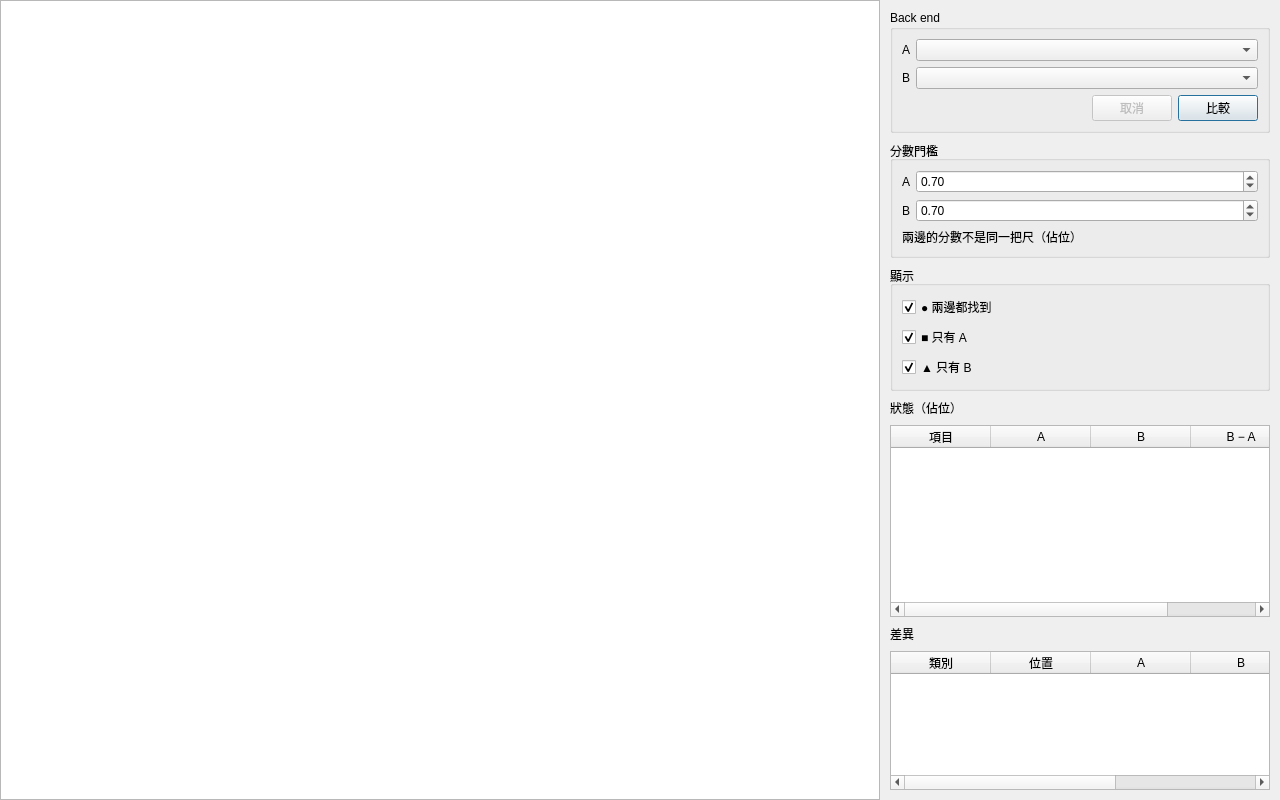
<?xml version="1.0" encoding="UTF-8"?>
<ui version="4.0">
 <class>aoi::ui::CompareWindow</class>
 <widget class="QWidget" name="CompareWindow">
  <property name="geometry">
   <rect>
    <x>0</x>
    <y>0</y>
    <width>1280</width>
    <height>800</height>
   </rect>
  </property>
  <property name="windowTitle">
   <string notr="true">A/B 比較</string>
  </property>
  <layout class="QHBoxLayout" name="columns" stretch="1,0">
   <property name="spacing">
    <number>0</number>
   </property>
   <property name="leftMargin">
    <number>0</number>
   </property>
   <property name="topMargin">
    <number>0</number>
   </property>
   <property name="rightMargin">
    <number>0</number>
   </property>
   <property name="bottomMargin">
    <number>0</number>
   </property>
   <item>
    <widget class="aoi::ui::ImageCanvas" name="compareCanvas"/>
   </item>
   <item>
    <widget class="QWidget" name="side">
     <property name="minimumSize">
      <size>
       <width>400</width>
       <height>0</height>
      </size>
     </property>
     <property name="maximumSize">
      <size>
       <width>480</width>
       <height>16777215</height>
      </size>
     </property>
     <layout class="QVBoxLayout" name="sideColumn" stretch="0,0,0,0,0,0,1">
      <property name="spacing">
       <number>8</number>
      </property>
      <property name="leftMargin">
       <number>10</number>
      </property>
      <property name="topMargin">
       <number>10</number>
      </property>
      <property name="rightMargin">
       <number>10</number>
      </property>
      <property name="bottomMargin">
       <number>10</number>
      </property>
      <item>
       <widget class="QGroupBox" name="backendsBox">
        <property name="title">
         <string notr="true">Back end</string>
        </property>
        <layout class="QGridLayout" name="backendsGrid" columnstretch="0,1">
         <item row="0" column="0">
          <widget class="QLabel" name="labelA">
           <property name="text">
            <string notr="true">A</string>
           </property>
          </widget>
         </item>
         <item row="0" column="1">
          <widget class="QComboBox" name="backendA"/>
         </item>
         <item row="1" column="0">
          <widget class="QLabel" name="labelB">
           <property name="text">
            <string notr="true">B</string>
           </property>
          </widget>
         </item>
         <item row="1" column="1">
          <widget class="QComboBox" name="backendB"/>
         </item>
         <item row="2" column="0" colspan="2">
          <layout class="QHBoxLayout" name="buttonRow">
           <item>
            <spacer name="buttonSpacer">
             <property name="orientation">
              <enum>Qt::Orientation::Horizontal</enum>
             </property>
             <property name="sizeHint" stdset="0">
              <size>
               <width>0</width>
               <height>0</height>
              </size>
             </property>
            </spacer>
           </item>
           <item>
            <widget class="QPushButton" name="cancelButton">
             <property name="enabled">
              <bool>false</bool>
             </property>
             <property name="text">
              <string notr="true">取消</string>
             </property>
            </widget>
           </item>
           <item>
            <widget class="QPushButton" name="runButton">
             <property name="text">
              <string notr="true">比較</string>
             </property>
             <property name="default">
              <bool>true</bool>
             </property>
            </widget>
           </item>
          </layout>
         </item>
        </layout>
       </widget>
      </item>
      <item>
       <widget class="QGroupBox" name="thresholdsBox">
        <property name="title">
         <string notr="true">分數門檻</string>
        </property>
        <layout class="QGridLayout" name="thresholdsGrid" columnstretch="0,1">
         <item row="0" column="0">
          <widget class="QLabel" name="thresholdLabelA">
           <property name="text">
            <string notr="true">A</string>
           </property>
          </widget>
         </item>
         <item row="0" column="1">
          <widget class="QDoubleSpinBox" name="thresholdA">
           <property name="keyboardTracking">
            <bool>false</bool>
           </property>
           <property name="decimals">
            <number>2</number>
           </property>
           <property name="minimum">
            <double>0.300000000000000</double>
           </property>
           <property name="maximum">
            <double>0.990000000000000</double>
           </property>
           <property name="singleStep">
            <double>0.010000000000000</double>
           </property>
           <property name="value">
            <double>0.700000000000000</double>
           </property>
          </widget>
         </item>
         <item row="1" column="0">
          <widget class="QLabel" name="thresholdLabelB">
           <property name="text">
            <string notr="true">B</string>
           </property>
          </widget>
         </item>
         <item row="1" column="1">
          <widget class="QDoubleSpinBox" name="thresholdB">
           <property name="keyboardTracking">
            <bool>false</bool>
           </property>
           <property name="decimals">
            <number>2</number>
           </property>
           <property name="minimum">
            <double>0.300000000000000</double>
           </property>
           <property name="maximum">
            <double>0.990000000000000</double>
           </property>
           <property name="singleStep">
            <double>0.010000000000000</double>
           </property>
           <property name="value">
            <double>0.700000000000000</double>
           </property>
          </widget>
         </item>
         <item row="2" column="0" colspan="2">
          <widget class="QLabel" name="thresholdNote">
           <property name="text">
            <string notr="true">兩邊的分數不是同一把尺（佔位）</string>
           </property>
           <property name="wordWrap">
            <bool>true</bool>
           </property>
          </widget>
         </item>
        </layout>
       </widget>
      </item>
      <item>
       <widget class="QGroupBox" name="legendBox">
        <property name="title">
         <string notr="true">顯示</string>
        </property>
        <layout class="QVBoxLayout" name="legendColumn">
         <item>
          <widget class="QCheckBox" name="showBoth">
           <property name="text">
            <string notr="true">● 兩邊都找到</string>
           </property>
           <property name="checked">
            <bool>true</bool>
           </property>
          </widget>
         </item>
         <item>
          <widget class="QCheckBox" name="showOnlyA">
           <property name="text">
            <string notr="true">■ 只有 A</string>
           </property>
           <property name="checked">
            <bool>true</bool>
           </property>
          </widget>
         </item>
         <item>
          <widget class="QCheckBox" name="showOnlyB">
           <property name="text">
            <string notr="true">▲ 只有 B</string>
           </property>
           <property name="checked">
            <bool>true</bool>
           </property>
          </widget>
         </item>
        </layout>
       </widget>
      </item>
      <item>
       <widget class="QLabel" name="statusLabel">
        <property name="text">
         <string notr="true">狀態（佔位）</string>
        </property>
        <property name="wordWrap">
         <bool>true</bool>
        </property>
       </widget>
      </item>
      <item>
       <widget class="QTableWidget" name="summaryTable">
        <property name="editTriggers">
         <set>QAbstractItemView::EditTrigger::NoEditTriggers</set>
        </property>
        <property name="selectionMode">
         <enum>QAbstractItemView::SelectionMode::NoSelection</enum>
        </property>
        <property name="columnCount">
         <number>4</number>
        </property>
        <attribute name="verticalHeaderVisible">
         <bool>false</bool>
        </attribute>
        <attribute name="horizontalHeaderStretchLastSection">
         <bool>true</bool>
        </attribute>
        <column>
         <property name="text">
          <string notr="true">項目</string>
         </property>
        </column>
        <column>
         <property name="text">
          <string notr="true">A</string>
         </property>
        </column>
        <column>
         <property name="text">
          <string notr="true">B</string>
         </property>
        </column>
        <column>
         <property name="text">
          <string notr="true">B − A</string>
         </property>
        </column>
       </widget>
      </item>
      <item>
       <widget class="QLabel" name="differencesLabel">
        <property name="text">
         <string notr="true">差異</string>
        </property>
       </widget>
      </item>
      <item>
       <widget class="QTableWidget" name="differencesTable">
        <property name="editTriggers">
         <set>QAbstractItemView::EditTrigger::NoEditTriggers</set>
        </property>
        <property name="selectionMode">
         <enum>QAbstractItemView::SelectionMode::SingleSelection</enum>
        </property>
        <property name="selectionBehavior">
         <enum>QAbstractItemView::SelectionBehavior::SelectRows</enum>
        </property>
        <property name="columnCount">
         <number>5</number>
        </property>
        <attribute name="verticalHeaderVisible">
         <bool>false</bool>
        </attribute>
        <attribute name="horizontalHeaderStretchLastSection">
         <bool>true</bool>
        </attribute>
        <column>
         <property name="text">
          <string notr="true">類別</string>
         </property>
        </column>
        <column>
         <property name="text">
          <string notr="true">位置</string>
         </property>
        </column>
        <column>
         <property name="text">
          <string notr="true">A</string>
         </property>
        </column>
        <column>
         <property name="text">
          <string notr="true">B</string>
         </property>
        </column>
        <column>
         <property name="text">
          <string notr="true">原因</string>
         </property>
        </column>
       </widget>
      </item>
     </layout>
    </widget>
   </item>
  </layout>
 </widget>
 <customwidgets>
  <customwidget>
   <class>aoi::ui::ImageCanvas</class>
   <extends>QGraphicsView</extends>
   <header>presentation/canvas/ImageCanvas.h</header>
  </customwidget>
 </customwidgets>
 <resources/>
 <connections/>
</ui>
